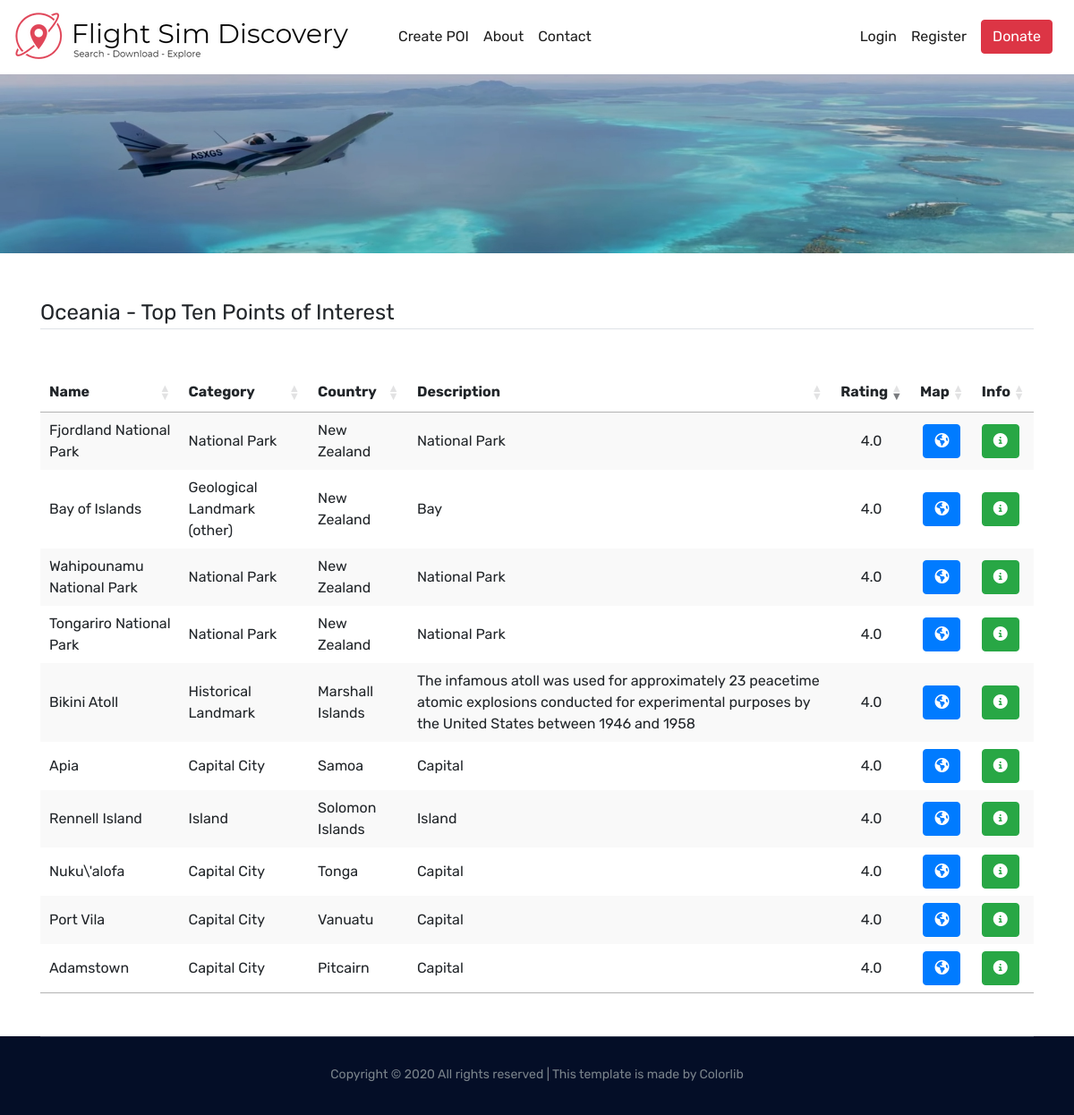
Before: /topten_pois/Oceania with the older database file.
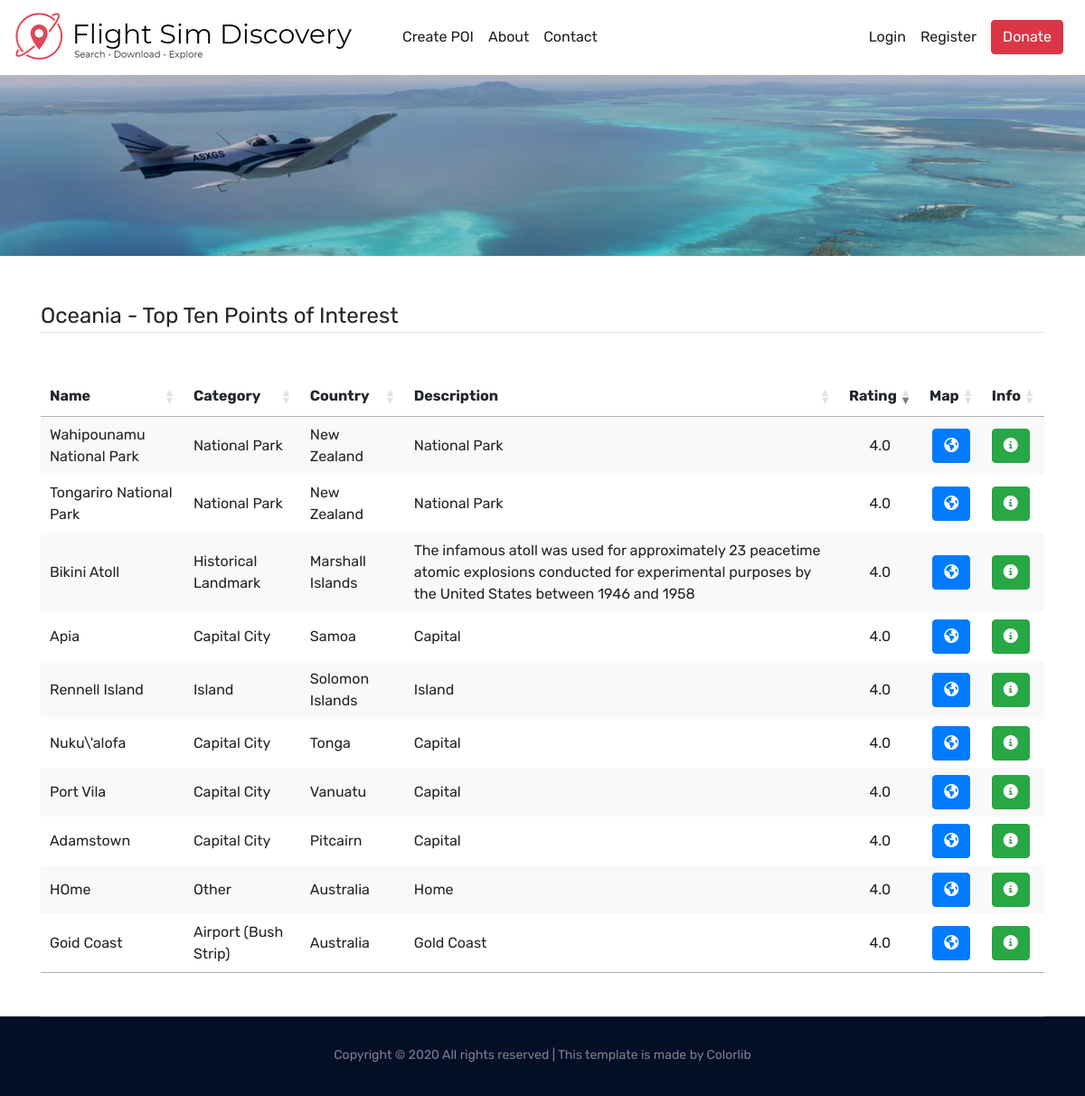
After: the same page with the newer database file.
### flightsimdiscovery/models.py (models this page shows, shortened)
class Pois(db.Model):
    id = db.Column(db.Integer, primary_key=True)
    user_id = db.Column(db.Integer, db.ForeignKey('user.id'), nullable=False)
    name = db.Column(db.String(50), unique=True, nullable=False)
    latitude = db.Column(db.FLOAT, unique=False, nullable=False)
    longitude = db.Column(db.FLOAT, unique=False, nullable=False)
    region = db.Column(db.String(20), unique=False, nullable=False)
    country = db.Column(db.String(60), unique=False, nullable=False)
    category = db.Column(db.String(20), unique=False, nullable=False)
    description = db.Column(db.Text, nullable=True)
    nearest_icao_code = db.Column(db.String(4), nullable=True)
    date_posted = db.Column(db.DateTime, nullable=False, default=datetime.utcnow)
    share = db.Column(db.Boolean(), nullable=False, default=True)
    flag = db.Column(db.Boolean(), nullable=False, default=False)

### flightsimdiscovery/pois/routes.py (the view)
@pois.route("/topten_pois/<continent>")
def topten_pois(continent):
    region_pois = []
    poi_ratings = []
    topten_pois = []
    data_table = []
    for region in continents_by_region[continent]:
        pois = Pois.query.filter_by(region=region).all()
        region_pois.extend(pois)
    for poi in region_pois:
        rating = str(get_rating(poi.id))
        rating_dict = {'poi_id': poi.id, 'rating': rating}
        poi_ratings.append(rating_dict)
    sorted_poi_ratings = sorted(poi_ratings, key=lambda k: k['rating'])
    for poi_dict in sorted_poi_ratings[-10:]:
        poi = Pois.query.get(poi_dict['poi_id'])
        data_dic = {}
        data_dic['id'] = poi.id
        data_dic['location'] = str(poi.latitude) + ', ' + str(poi.longitude)
        data_dic['name'] = poi.name
        data_dic['category'] = poi.category
        data_dic['country'] = poi.country
        data_dic['description'] = poi.description
        data_dic['rating'] = poi_dict['rating']
        data_table.append(data_dic)
    return render_template('topten_pois.html', pois=data_table, continent=continent)

### flightsimdiscovery/pois/utils.py (called while the page is built)
def get_rating(poi_id):
    rating = 4  # default if error occurs during division
    sum_rating = 0
    ratings = Ratings.query.filter_by(poi_id=poi_id).all()
    number_of_ratings = 0
    for row in ratings:
        sum_rating += int(row.rating_score)
        number_of_ratings += 1
    try:
        rating = '{0:3.1f}'.format(sum_rating / number_of_ratings)
    except:
        print('ERROR occured getting rating.  Problably dividing by zero because no rating for the poi exists.  POI is :  ' + str(poi_id))
    return rating

### flightsimdiscovery/templates/topten_pois.html (shortened to what this page needs)
{% extends "base.html" %}
{% block content %}
<div class="bradcam_area topten_bg">
</div>
<div class="container">
    <div class="topten_pois_section my-5">
        <div class="db_table_area">
            <legend id=topten_title class="border-bottom mb-5">Top Ten Points of Interest</legend>
            <table id="topten_pois_datatable" class="stripe">
                <thead class="">
                <tr>
                    <th scope="col">Name</th>
                    <th scope="col">Category</th>
                    <th scope="col">Country</th>
                    <th scope="col">Description</th>
                    <th scope="col">Rating</th>
                    <th scope="col">Map</th>
                    <th scope="col">Info</th>
                </tr>
                </thead>
                <tbody>
                {% for poi in pois %}
                <tr>
                    <td>{{poi.name}}</td>
                    <td>{{poi.category}}</td>
                    <td>{{poi.country}}</td>
                    <td>{{poi.description}}</td>
                    <td>{{poi.rating}}</td>
                    <td><a href="/{{poi.location}}" class="btn btn-primary" onclick="this.form.submit()" role="button"
                           aria-disabled="true"><i class="fas fa-globe-americas"></i></a></td>
                    <td><a href="https://www.google.com/search?q={{poi.name}}, {{poi.category}}, {{poi.country}}"
                           target="_blank" class="btn btn-success" role="button" aria-disabled="true"><i
                            class="fas fa-info-circle"></i></a></td>
                </tr>
                {% endfor %}
                </tbody>
            </table>
        </div>
    </div>
</div>
{% endblock content %}

### flightsimdiscovery/templates/base.html (shortened to what this page needs)
<!DOCTYPE html>
<html class="no-js" lang="zxx">
<head>
    <link rel="stylesheet" type="text/css" href="https://cdn.datatables.net/1.10.21/css/jquery.dataTables.css">
    <link rel="stylesheet" href="{{ url_for('static', filename='css/bootstrap.min.css') }}">
    <link rel="stylesheet" href="{{ url_for('static', filename='css/owl.carousel.min.css') }}">
    <link rel="stylesheet" href="{{ url_for('static', filename='/css/themify-icons.css') }}">
    <link rel="stylesheet" href="{{ url_for('static', filename='/css/nice-select.css') }}">
    <link rel="stylesheet" href="{{ url_for('static', filename='/css/flaticon.css') }}">
    <link rel="stylesheet" href="{{ url_for('static', filename='/css/gijgo.css') }}">
    <link rel="stylesheet" href="{{ url_for('static', filename='/css/animate.css') }}">
    <link rel="stylesheet" href="{{ url_for('static', filename='/css/slick.css') }}">
    <link rel="stylesheet" href="{{ url_for('static', filename='/css/slicknav.css') }}">
    <link rel="stylesheet" href="https://ajax.googleapis.com/ajax/libs/jqueryui/1.11.2/themes/smoothness/jquery-ui.css">
    <link rel="stylesheet" href="{{ url_for('static', filename='/css/style.css') }}">
</head>
<body>
<div id="page-container">
    <div id="content-wrap">
        <header>
            <nav class="navbar navbar-expand-lg ">
                <a class="navbar-brand mr-5" href="{{ url_for('main.home') }}">
                    <img src="{{ url_for('static', filename='/img/logo.png') }}">
                </a>
                <div class="collapse navbar-collapse" id="navbarToggle">
                    <div class="navbar-nav mr-auto">
                        <a class="nav-item nav-link" href="{{ url_for('pois.new_poi') }}">Create POI</a>
                        <a class="nav-item nav-link" href="{{ url_for('main.about') }}">About</a>
                        <a class="nav-item nav-link" href="{{ url_for('main.contact') }}">Contact</a>
                    </div>
                    <div class="navbar-nav">
                        {% if current_user.is_authenticated %}
                        <li class="nav-item dropdown">
                            <a class="nav-link dropdown-toggle" href="#" data-toggle="dropdown" data-toggle="dropdown">Account</a>
                            <div class="dropdown-menu" aria-labelledby="navbarDropdownMenuLink">
                                <a class="dropdown-item" href="{{ url_for('users.user_pois') }}">My Points of
                                    Interest</a>
                                <a class="dropdown-item" href="{{ url_for('users.account') }}">Update Account</a>
                            </div>
                        </li>
                        <a class="nav-item nav-link" href="{{ url_for('users.logout') }}">Logout</a>
                        {% else %}
                        <a class="nav-item nav-link" href="{{ url_for('users.login') }}">Login</a>
                        <a class="nav-item nav-link" href="{{ url_for('users.register') }}">Register</a>
                        {% endif %}
                    </div>
                    <div class="main-menu">
                        <a href="https://www.buymeacoffee.com/FSDiscovery"
                           class="btn btn-danger mx-2" role="button" aria-disabled="true">Donate</a>
                    </div>
                </div>
            </nav>
        </header>
        <main role="main" class="container">
            <div class="row">
                <div class="col-md-12">
                </div>
            </div>
        </main>
        {% block content %}{% endblock %}
        <footer id="footer" class="footer">
            <div class="copy-right_text">
                <div class="container">
                    <div class="footer_border "></div>
                    <div class="row">
                        <div class="col-xl-12">
                            <p class="copy_right text-center">
                                Copyright &copy;
                                All rights reserved | This template is made
                                 by
                                <a href="https://colorlib.com" target="_blank">Colorlib</a>
                            </p>
                        </div>
                    </div>
                </div>
            </div>
        </footer>
    </div>
</div>
</body>
</html>

Changed rows visible on the page:
no longer on this page (row unchanged): Pois: name "Fjordland National Park", category "National Park", country "New Zealand", description "National Park", rating "4.0"
no longer on this page (row unchanged): Pois: name "Bay of Islands", category "Geological Landmark (other)", country "New Zealand", description "Bay", rating "4.0"
added Pois: name "HOme", category "Other", country "Australia", description "Home", rating "4.0"
added Pois: name "Goid Coast", category "Airport (Bush Strip)", country "Australia", description "Gold Coast", rating "4.0"
